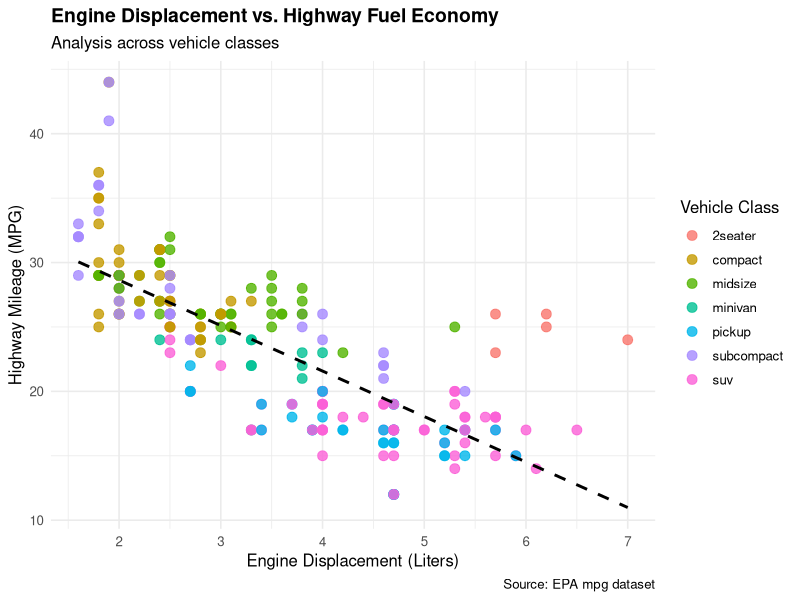

Recreate this plot in R.
# ==============================================================================
# Script: 08_publication_plots_ggplot2.R
# Purpose: Building structured, publication-ready graphics with ggplot2
# ==============================================================================

library(ggplot2)

# Create scatter plot with custom labels and formatting
pub_plot <- ggplot(data = mpg, aes(x = displ, y = hwy, color = class)) +
  geom_point(size = 3, alpha = 0.8) +
  geom_smooth(method = "lm", se = FALSE, color = "black", linetype = "dashed") +
  labs(
    title = "Engine Displacement vs. Highway Fuel Economy",
    subtitle = "Analysis across vehicle classes",
    x = "Engine Displacement (Liters)",
    y = "Highway Mileage (MPG)",
    color = "Vehicle Class",
    caption = "Source: EPA mpg dataset"
  ) +
  theme_minimal(base_size = 12) +
  theme(
    plot.title = element_text(face = "bold", size = 14),
    legend.position = "right"
  )

# Render plot
print(pub_plot)

# Save high-resolution graphic output
# ggsave("publication_plot.png", plot = pub_plot, width = 8, height = 6, dpi = 300)
